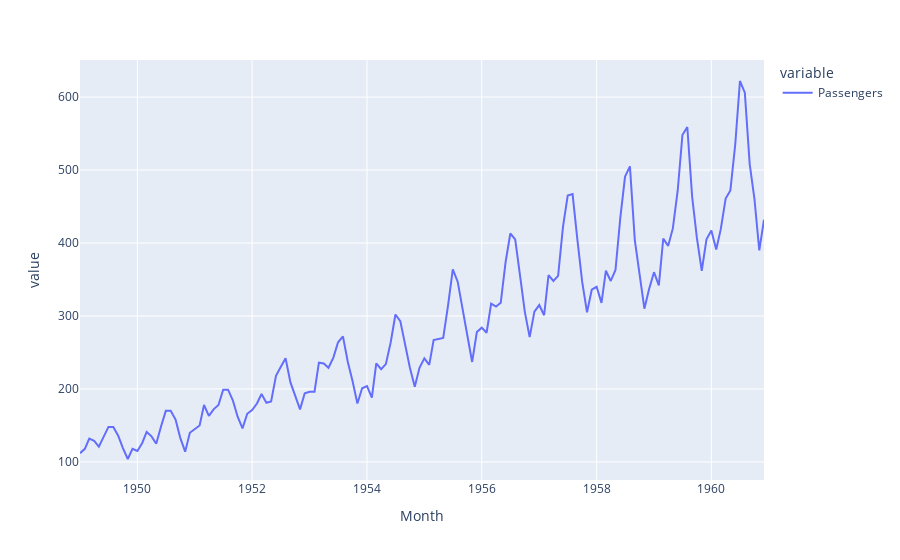

The notebook cell this image was saved under:
### Markdown cell above
### ✏️ 연습 문제 (Practice Problems)

1.  미국 월별 항공 승객 수(`air`) 데이터를 불러와 시각화하고, 이 데이터가 정상적으로 보이는지 혹은 비정상적으로 보이는지 이유와 함께 설명해보세요. (힌트: `px.data.air()`를 사용하면 쉽게 데이터를 로드할 수 있습니다.)

### Code cell
# 연습 문제 1번 풀이 공간
url = "https://raw.githubusercontent.com/jbrownlee/Datasets/master/airline-passengers.csv"
air_df = pd.read_csv(url, index_col=0, parse_dates=True)
air_df.head()

# fig_air = px.line(air_df, y="Passengers", title="월별 항공 승객 수")
# fig_air.show()
air_df.plot()

# 비정상 데이터

### Figure 1 — Plotly figure (JSON) as saved in the notebook; plotly's stock layout.template omitted (floating-point values rounded to 4 significant figures; data arrays with more than 128 entries replaced by an {"elided": "..."} marker saying what was removed)
{"data": [{"hovertemplate": "variable=Passengers<br>Month=%{x}<br>value=%{y}<extra></extra>", "legendgroup": "Passengers", "line": {"color": "#636efa", "dash": "solid"}, "marker": {"symbol": "circle"}, "mode": "lines", "name": "Passengers", "orientation": "v", "showlegend": true, "type": "scatter", "x": {"elided": "144 str values"}, "xaxis": "x", "y": {"elided": "144 int values"}, "yaxis": "y"}], "layout": {"legend": {"title": {"text": "variable"}, "tracegroupgap": 0}, "margin": {"t": 60}, "xaxis": {"anchor": "y", "domain": [0, 1], "title": {"text": "Month"}}, "yaxis": {"anchor": "x", "domain": [0, 1], "title": {"text": "value"}}}}
